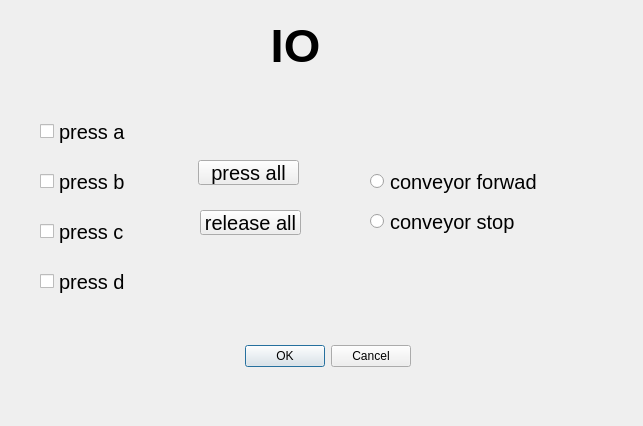
<?xml version="1.0" encoding="UTF-8"?>
<ui version="4.0">
 <class>IO_Control</class>
 <widget class="QDialog" name="IO_Control">
  <property name="geometry">
   <rect>
    <x>0</x>
    <y>0</y>
    <width>643</width>
    <height>426</height>
   </rect>
  </property>
  <property name="windowTitle">
   <string>IO CONTROL</string>
  </property>
  <widget class="QDialogButtonBox" name="buttonBox">
   <property name="geometry">
    <rect>
     <x>240</x>
     <y>340</y>
     <width>171</width>
     <height>32</height>
    </rect>
   </property>
   <property name="orientation">
    <enum>Qt::Horizontal</enum>
   </property>
   <property name="standardButtons">
    <set>QDialogButtonBox::Cancel|QDialogButtonBox::Ok</set>
   </property>
  </widget>
  <widget class="QCheckBox" name="checkBox">
   <property name="geometry">
    <rect>
     <x>40</x>
     <y>120</y>
     <width>92</width>
     <height>23</height>
    </rect>
   </property>
   <property name="font">
    <font>
     <pointsize>15</pointsize>
     <weight>50</weight>
     <bold>false</bold>
    </font>
   </property>
   <property name="text">
    <string>press a</string>
   </property>
  </widget>
  <widget class="QCheckBox" name="checkBox_2">
   <property name="geometry">
    <rect>
     <x>40</x>
     <y>170</y>
     <width>92</width>
     <height>23</height>
    </rect>
   </property>
   <property name="font">
    <font>
     <pointsize>15</pointsize>
    </font>
   </property>
   <property name="text">
    <string>press b</string>
   </property>
  </widget>
  <widget class="QCheckBox" name="checkBox_3">
   <property name="geometry">
    <rect>
     <x>40</x>
     <y>220</y>
     <width>101</width>
     <height>23</height>
    </rect>
   </property>
   <property name="font">
    <font>
     <pointsize>15</pointsize>
    </font>
   </property>
   <property name="text">
    <string>press c</string>
   </property>
  </widget>
  <widget class="QCheckBox" name="checkBox_4">
   <property name="geometry">
    <rect>
     <x>40</x>
     <y>270</y>
     <width>101</width>
     <height>23</height>
    </rect>
   </property>
   <property name="font">
    <font>
     <pointsize>15</pointsize>
    </font>
   </property>
   <property name="text">
    <string>press d</string>
   </property>
  </widget>
  <widget class="QRadioButton" name="radioButton">
   <property name="geometry">
    <rect>
     <x>370</x>
     <y>170</y>
     <width>201</width>
     <height>23</height>
    </rect>
   </property>
   <property name="font">
    <font>
     <pointsize>15</pointsize>
    </font>
   </property>
   <property name="text">
    <string>conveyor forwad</string>
   </property>
  </widget>
  <widget class="QRadioButton" name="radioButton_3">
   <property name="geometry">
    <rect>
     <x>370</x>
     <y>210</y>
     <width>171</width>
     <height>23</height>
    </rect>
   </property>
   <property name="font">
    <font>
     <pointsize>15</pointsize>
    </font>
   </property>
   <property name="text">
    <string>conveyor stop</string>
   </property>
  </widget>
  <widget class="QPushButton" name="pushButton">
   <property name="geometry">
    <rect>
     <x>198</x>
     <y>160</y>
     <width>101</width>
     <height>25</height>
    </rect>
   </property>
   <property name="font">
    <font>
     <pointsize>15</pointsize>
    </font>
   </property>
   <property name="text">
    <string>press all</string>
   </property>
  </widget>
  <widget class="QPushButton" name="pushButton_2">
   <property name="geometry">
    <rect>
     <x>200</x>
     <y>210</y>
     <width>101</width>
     <height>25</height>
    </rect>
   </property>
   <property name="font">
    <font>
     <pointsize>15</pointsize>
    </font>
   </property>
   <property name="text">
    <string>release all</string>
   </property>
  </widget>
  <widget class="QLabel" name="label">
   <property name="geometry">
    <rect>
     <x>260</x>
     <y>20</y>
     <width>71</width>
     <height>51</height>
    </rect>
   </property>
   <property name="font">
    <font>
     <pointsize>35</pointsize>
     <weight>75</weight>
     <bold>true</bold>
    </font>
   </property>
   <property name="text">
    <string>IO</string>
   </property>
   <property name="alignment">
    <set>Qt::AlignCenter</set>
   </property>
  </widget>
 </widget>
 <resources/>
 <connections>
  <connection>
   <sender>buttonBox</sender>
   <signal>accepted()</signal>
   <receiver>IO_Control</receiver>
   <slot>accept()</slot>
   <hints>
    <hint type="sourcelabel">
     <x>248</x>
     <y>254</y>
    </hint>
    <hint type="destinationlabel">
     <x>157</x>
     <y>274</y>
    </hint>
   </hints>
  </connection>
  <connection>
   <sender>buttonBox</sender>
   <signal>rejected()</signal>
   <receiver>IO_Control</receiver>
   <slot>reject()</slot>
   <hints>
    <hint type="sourcelabel">
     <x>316</x>
     <y>260</y>
    </hint>
    <hint type="destinationlabel">
     <x>286</x>
     <y>274</y>
    </hint>
   </hints>
  </connection>
 </connections>
</ui>
